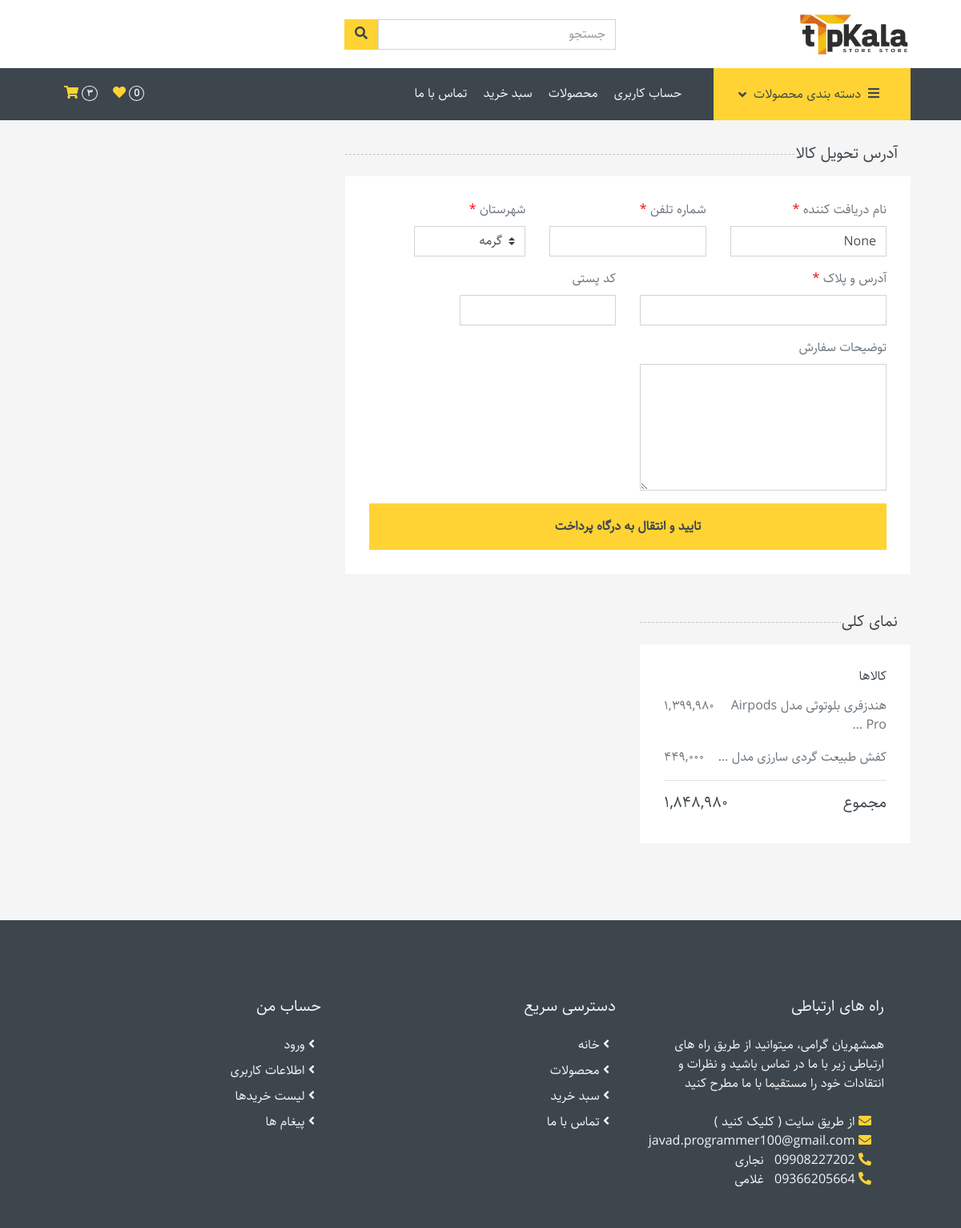
/account/checkout/ (signed in), run on an earlier commit of the app's database.
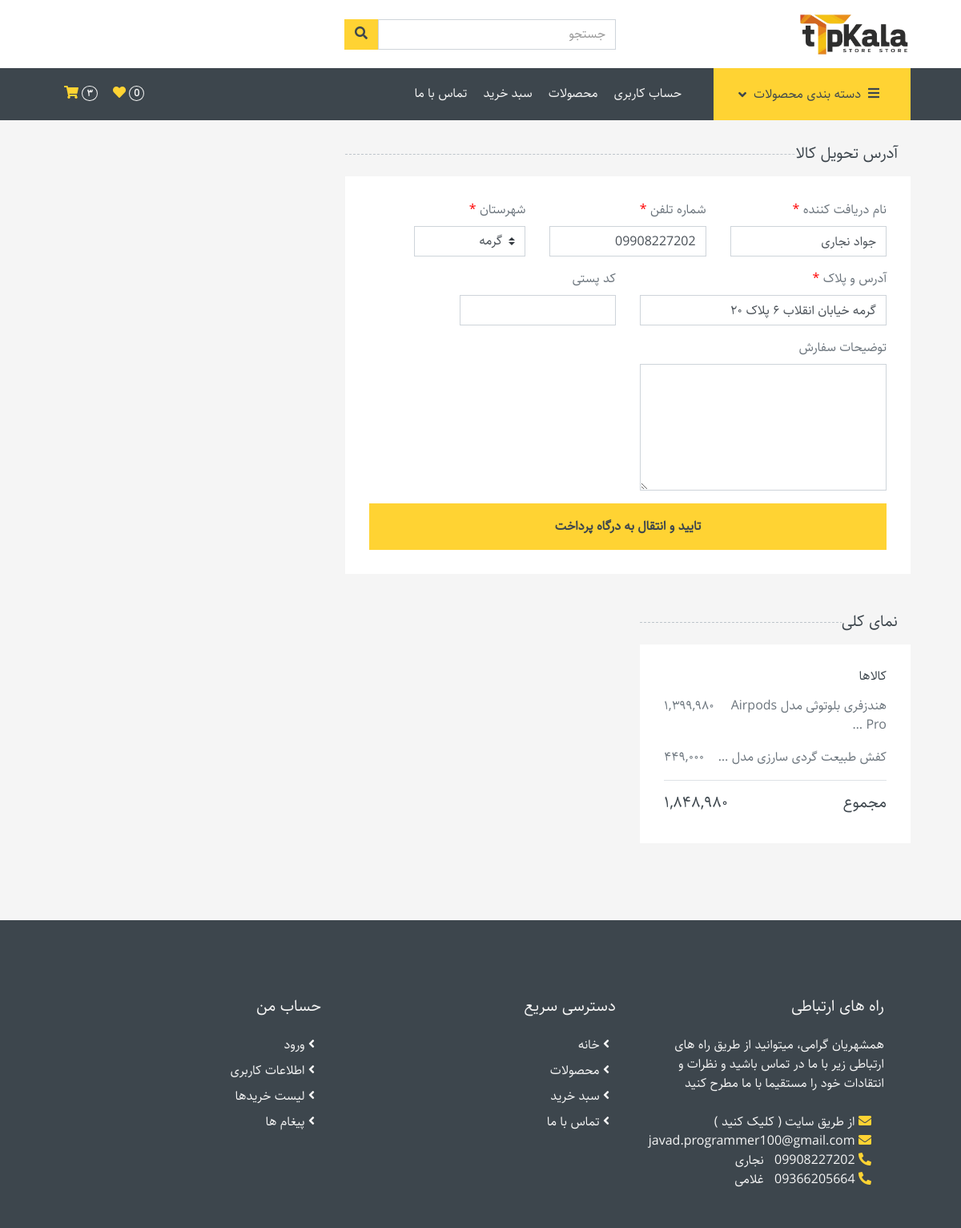
And on a later commit of the database.
### account/models.py (models this page shows, shortened)
class Cart(models.Model):
    STATUSES = (
        ('unpaid', 'unpaid'),
        ('sending', 'sending'),
        ('delivered', 'delivered'),
        ('returned', 'returned'),
    )
    user = models.ForeignKey(User, on_delete=models.SET_NULL, null=True, related_name='carts')
    orders = models.ManyToManyField(Order, blank=True)
    order_code = models.AutoField(primary_key=True, unique=True)
    order_description = models.TextField(null=True, blank=True)
    address_text = models.TextField(blank=True)
    postal_code = models.CharField(max_length=20, null=True, blank=True)
    recipient_name = models.CharField(max_length=100, null=True, blank=True)
    phone_number = models.CharField(max_length=20, null=True, blank=True)
    paid = models.BooleanField(default=False)
    pay_time = models.DateTimeField(null=True, blank=True)
    amount_paid = models.CharField(max_length=50, null=True, blank=True)
    status = models.CharField(choices=STATUSES, max_length=10, default='unpaid')
    status_reason = models.TextField(null=True, blank=True)
    created_at = models.DateTimeField(auto_now_add=True)
    def total_price(self):
        return sum(order.total_price() for order in self.orders.filter(paid=False))
    def total_price_fa(self):
        return format_price(self.total_price(), lang='fa')

class Order(models.Model):
    user = models.ForeignKey(User, on_delete=models.CASCADE, related_name='orders')
    product_size_color = models.ForeignKey(ProductSizeColor, on_delete=models.CASCADE)
    quantity = models.PositiveSmallIntegerField(validators=[MinValueValidator(1)])
    paid = models.BooleanField(default=False)
    def total_price(self):
        return self.product_size_color.product.price_after_discount() * self.quantity
    def total_price_fa(self):
        return format_price(self.total_price(), lang='fa')

### product/models.py (models this page shows, shortened)
class ProductSizeColor(models.Model):
    product = models.ForeignKey(Product, on_delete=models.CASCADE, related_name='size_color')
    size = models.ForeignKey(Size, on_delete=models.CASCADE, null=True, blank=True)
    color = models.ForeignKey(Color, on_delete=models.CASCADE, null=True, blank=True)
    quantity = models.IntegerField(default=0)
    class Meta:
        ordering = ['product']
        unique_together = ['product', 'size', 'color']

class Product(models.Model):
    title = models.CharField(max_length=255, unique=True)
    introduction = models.TextField()
    description = models.TextField()
    category = models.ForeignKey(Category, on_delete=models.SET_NULL, null=True, related_name='products')
    cover = ResizedImageField(upload_to='product_cover', force_format='WEBP', quality=100, size=[800, 800])
    purchase_price = models.PositiveIntegerField()
    price = models.PositiveIntegerField()
    sales_count = models.PositiveIntegerField(default=0)
    discount = models.PositiveSmallIntegerField(default=0, validators=[MaxValueValidator(100)])
    public = models.BooleanField(default=True)
    created_at = models.DateTimeField(auto_now_add=True)
    def price_after_discount(self):
        return round(self.price * ((100-self.discount) / 100))

### account/views/checkout.py (the view, shortened to what this page needs)
# urls.py: path('account/checkout/', views.CheckoutView.as_view(), name='checkout'),
class CheckoutView(LoginRequiredMixin, View):
    def get(self, request):
        context = {}
        user = self.request.user
        cart = get_user_cart(user)
        orders = get_user_orders(user=user)
        context['cart'] = cart
        context['orders'] = orders.filter(quantity__gt=0).order_by('product_size_color__product__title')
        current_cart = user.carts.filter(paid=False).last()
        previous_cart = user.carts.filter(paid=True).last()
        context['information'] = get_user_address_information(user, current_cart, previous_cart)
        return render(request, 'account/checkout.html', context=context)

### account/context_processor.py (called while the page is built)
def cart_detail(request):
    if request.user.is_authenticated:
        orders = get_user_orders(request.user)
        if orders:
            orders_quantity = orders.values_list('quantity', flat=True)
            return {
                'cart_products_count': format_price(sum(orders_quantity), lang='fa'),
            }
    return {}

### product/context_processor.py (called while the page is built)
def categories(request):
    all_categories = Category.objects.all()
    category_filter = [category for category in all_categories if category.products.count() > 0]
    return {
        'categories': category_filter,
    }

### product/models.py (called while the page is built)
    def product_count_fa(self):
        return format_price(self.products.count(), lang='fa')

### utils.py (called while the page is built)
def persian_numbers_converter(mystr):
    jnumbers = {
        '0' : '۰',
        '1' : '۱',
        '2' : '۲',
        '3' : '۳',
        '4' : '۴',
        '5' : '۵',
        '6' : '۶',
        '7' : '۷',
        '8' : '۸',
        '9' : '۹',
    }
    for e, p in jnumbers.items():
        mystr = mystr.replace(e, p)
    return mystr

def get_user_cart(user):
    from account.models import Cart
    if user.is_authenticated:
        return Cart.objects.get_or_create(user=user, paid=False)[0]
    return None

### account/templates/account/checkout.html (shortened to what this page needs)
{% extends 'base.html' %}
{% block content %}
<div class="container-fluid">
    <div class="row px-xl-5">
        <form id="checkout-form" method="POST">
            <div class="col-lg-8">
                <h5 class="section-title position-relative text-uppercase mb-3"><span class="bg-secondary pr-3">آدرس تحویل کالا</span></h5>
                <div class="bg-light p-30 mb-5">
                    <div class="row">
                        <div class="col-md-4 form-group">
                            <label>نام دریافت کننده <span style="color: red;">*</span></label>
                            <input class="form-control" name="recipient_name" type="text" value="{{ information.recipient_name }}" required>
                        </div>
                        <div class="col-md-4 form-group">
                            <label>شماره تلفن <span style="color: red;">*</span></label>
                            <input class="form-control" name="phone" type="number" value="{{ information.phone_number }}" required>
                        </div>
                        <div class="col-md-3 form-group">
                            <label>شهرستان <span style="color: red;">*</span></label>
                            <select class="custom-select" name="city" required>
                                <option selected>گرمه</option>
                            </select>
                        </div>
                        <div class="col-md-6 form-group">
                            <label>آدرس و پلاک <span style="color: red;">*</span></label>
                            <input class="form-control" name="address" type="text" value="{{ information.address }}" required>
                        </div>
                        <div class="col-md-4 form-group">
                            <label>کد پستی</label>
                            <input class="form-control" name="postal_code" type="number" value="{{ information.postal_code }}">
                        </div>
                        <div class="col-md-6 form-group">
                            <label>توضیحات سفارش</label>
                            <textarea class="form-control" name="description" id="" cols="30" rows="6"></textarea>
                        </div>
                        <div class="col-md-4 form-group">
                        </div>
                    </div>
                    <button class="btn btn-block btn-primary font-weight-bold py-3">تایید و انتقال به درگاه پرداخت</button>
                </div>
            </div>
        </form>
        <div class="col-lg-4">
            <h5 class="section-title position-relative text-uppercase mb-3"><span class="bg-secondary pr-3">نمای کلی</span></h5>
            <div class="bg-light p-30 mb-5">
                <div class="border-bottom">
                    <h6 class="mb-3">کالاها</h6>
                    {% for order in orders %}
                        <div class="d-flex justify-content-between">
                            <p title="{{ order.product_size_color.product.title }}">{{ order.product_size_color.product.title|truncatewords:5 }}</p>
                            <p>{{ order.total_price_fa }}</p>
                        </div>
                    {% endfor %}
                </div>
                <div class="pt-2">
                    <div class="d-flex justify-content-between mt-2">
                        <h5>مجموع</h5>
                        <h5>{{ cart.total_price_fa }}</h5>
                    </div>
                </div>
            </div>
        </div>
    </div>
</div>
{% endblock content %}

What changed in the data, as far as the page shows it:
changed Cart: recipient_name (not shown) → "جواد نجاری"; phone (not shown) → "09908227202"; address (not shown) → "گرمه خیابان انقلاب ۶ پلاک ۲۰"
Also different on the page:
form field recipient_name: "None" → (not shown)
